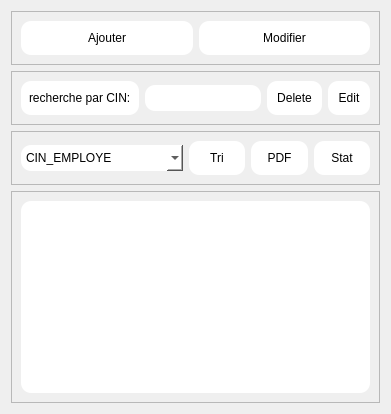
         <widget class="QWidget" name="employe">
          <layout class="QVBoxLayout" name="verticalLayout_2">
           <item>
            <widget class="QFrame" name="frame_15">
             <property name="frameShape">
              <enum>QFrame::Shape::StyledPanel</enum>
             </property>
             <property name="frameShadow">
              <enum>QFrame::Shadow::Raised</enum>
             </property>
             <layout class="QHBoxLayout" name="horizontalLayout_9">
              <item>
               <widget class="QPushButton" name="pushButton_emp_ajouter">
                <property name="styleSheet">
                 <string notr="true">QPushButton
{
background-color:rgb(255, 255, 255);
border-radius: 10px;
padding: 10px;
}

QPushButton:Hover {
				background-color: rgb(159, 159, 159);
				border-color: rgb(159, 159, 159);}
</string>
                </property>
                <property name="text">
                 <string>Ajouter</string>
                </property>
               </widget>
              </item>
              <item>
               <widget class="QPushButton" name="pushButton_emp_modifier">
                <property name="styleSheet">
                 <string notr="true">QPushButton
{
background-color:rgb(255, 255, 255);
border-radius: 10px;
padding: 10px;
}

QPushButton:Hover {
				background-color: rgb(159, 159, 159);
				border-color: rgb(159, 159, 159);}
</string>
                </property>
                <property name="text">
                 <string>Modifier</string>
                </property>
               </widget>
              </item>
             </layout>
            </widget>
           </item>
           <item>
            <widget class="QFrame" name="frame_13">
             <property name="frameShape">
              <enum>QFrame::Shape::StyledPanel</enum>
             </property>
             <property name="frameShadow">
              <enum>QFrame::Shadow::Raised</enum>
             </property>
             <layout class="QHBoxLayout" name="horizontalLayout">
              <item>
               <widget class="QLabel" name="label_56">
                <property name="styleSheet">
                 <string notr="true">background-color: rgb(255, 255, 255);
border-radius: 10px;
padding: 5px;</string>
                </property>
                <property name="text">
                 <string>recherche par CIN:</string>
                </property>
               </widget>
              </item>
              <item>
               <widget class="QLineEdit" name="researchcinemp">
                <property name="sizePolicy">
                 <sizepolicy hsizetype="Preferred" vsizetype="Fixed">
                  <horstretch>0</horstretch>
                  <verstretch>0</verstretch>
                 </sizepolicy>
                </property>
                <property name="styleSheet">
                 <string notr="true">background-color: rgb(255, 255, 255);
border-radius: 10px;
padding: 5px;</string>
                </property>
               </widget>
              </item>
              <item>
               <widget class="QPushButton" name="pushButton_emp_delete">
                <property name="styleSheet">
                 <string notr="true">QPushButton
{
background-color:rgb(255, 255, 255);
border-radius: 10px;
padding: 10px;
}

QPushButton:Hover {
				background-color: rgb(159, 159, 159);
				border-color: rgb(159, 159, 159);}
</string>
                </property>
                <property name="text">
                 <string>Delete</string>
                </property>
               </widget>
              </item>
              <item>
               <widget class="QPushButton" name="pushButton_emp_edit">
                <property name="styleSheet">
                 <string notr="true">QPushButton
{
background-color:rgb(255, 255, 255);
border-radius: 10px;
padding: 10px;
}

QPushButton:Hover {
				background-color: rgb(159, 159, 159);
				border-color: rgb(159, 159, 159);}
</string>
                </property>
                <property name="text">
                 <string>Edit</string>
                </property>
               </widget>
              </item>
             </layout>
            </widget>
           </item>
           <item>
            <widget class="QFrame" name="frame_16">
             <property name="frameShape">
              <enum>QFrame::Shape::StyledPanel</enum>
             </property>
             <property name="frameShadow">
              <enum>QFrame::Shadow::Raised</enum>
             </property>
             <layout class="QHBoxLayout" name="horizontalLayout_10">
              <item>
               <widget class="QComboBox" name="comboBox_emp">
                <property name="styleSheet">
                 <string notr="true">background-color: rgb(255, 255, 255);
border-radius: 10px;
padding: 5px;</string>
                </property>
                <item>
                 <property name="text">
                  <string>CIN_EMPLOYE</string>
                 </property>
                </item>
                <item>
                 <property name="text">
                  <string>NUMERO_TELEPHONE</string>
                 </property>
                </item>
               </widget>
              </item>
              <item>
               <widget class="QPushButton" name="pushButton_emp_tri">
                <property name="styleSheet">
                 <string notr="true">QPushButton
{
background-color:rgb(255, 255, 255);
border-radius: 10px;
padding: 10px;
}

QPushButton:Hover {
				background-color: rgb(159, 159, 159);
				border-color: rgb(159, 159, 159);}
</string>
                </property>
                <property name="text">
                 <string>Tri</string>
                </property>
               </widget>
              </item>
              <item>
               <widget class="QPushButton" name="pushButton__pdf">
                <property name="styleSheet">
                 <string notr="true">QPushButton
{
background-color:rgb(255, 255, 255);
border-radius: 10px;
padding: 10px;
}

QPushButton:Hover {
				background-color: rgb(159, 159, 159);
				border-color: rgb(159, 159, 159);}
</string>
                </property>
                <property name="text">
                 <string>PDF</string>
                </property>
               </widget>
              </item>
              <item>
               <widget class="QPushButton" name="pushButton_emp_stat">
                <property name="styleSheet">
                 <string notr="true">QPushButton
{
background-color:rgb(255, 255, 255);
border-radius: 10px;
padding: 10px;
}

QPushButton:Hover {
				background-color: rgb(159, 159, 159);
				border-color: rgb(159, 159, 159);}
</string>
                </property>
                <property name="text">
                 <string>Stat</string>
                </property>
               </widget>
              </item>
             </layout>
            </widget>
           </item>
           <item>
            <widget class="QFrame" name="frame_14">
             <property name="frameShape">
              <enum>QFrame::Shape::StyledPanel</enum>
             </property>
             <property name="frameShadow">
              <enum>QFrame::Shadow::Raised</enum>
             </property>
             <layout class="QVBoxLayout" name="verticalLayout_8">
              <item>
               <widget class="QTableView" name="tableView_emp">
                <property name="styleSheet">
                 <string notr="true">background-color:rgb(255, 255, 255);border-radius: 10px;
</string>
                </property>
               </widget>
              </item>
             </layout>
            </widget>
           </item>
          </layout>
         </widget>
